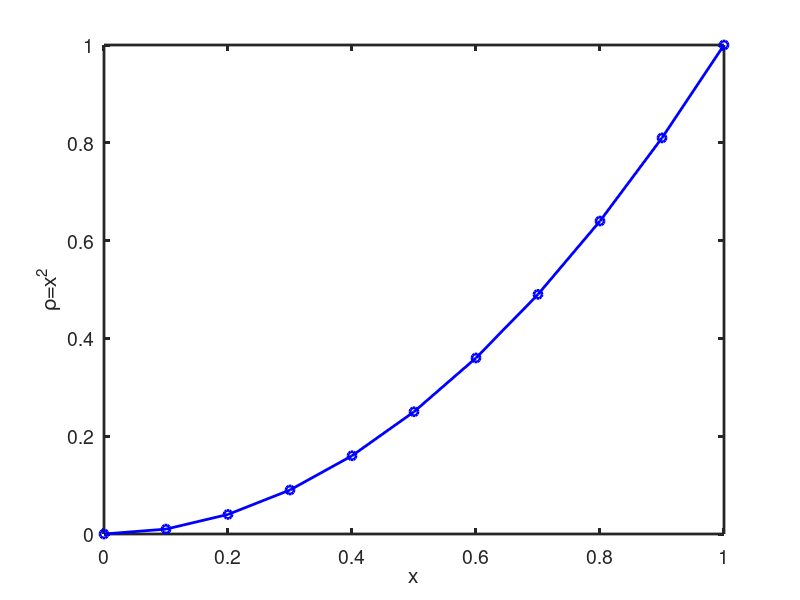
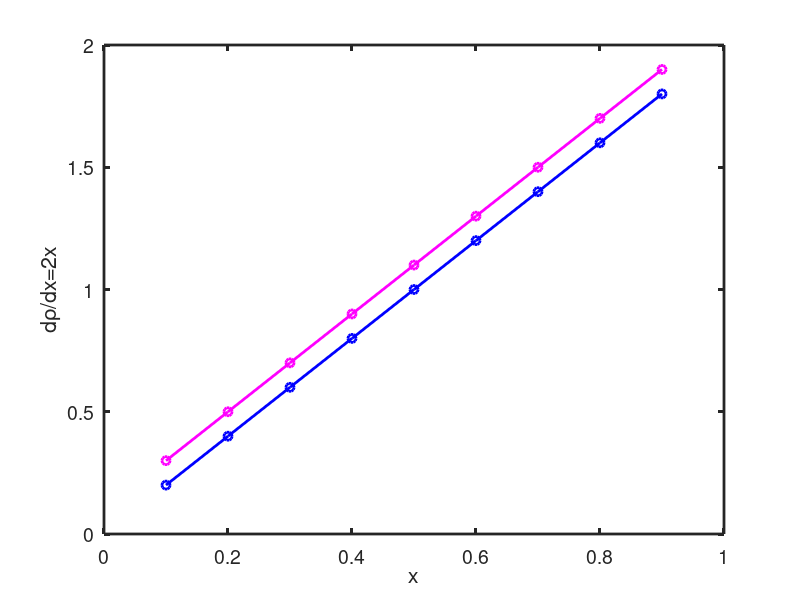

Reproduce these figures in MATLAB, in order.
%% Approximating derivative using first order numerical scheme.

clear all;
close all;

x = [0:0.1:1]';
y = x.^2;

n = length(x);

figure(1);
%plot(x, y, '-b', 'linewidth', 2);
plot(x, y, '-ob', 'linewidth', 2);
hold on;
xlabel('x');
ylabel('\rho=x^2');
set(gca, "linewidth", 2, "fontsize", 14)

% gradient
yp = 2*x; % Analytical expression

yp_n1 = zeros(size(y));

yp_n1(1, 1) = (y(2, 1) - y(1, 1)) / (x(2, 1) - x(1, 1));
yp_n1(n, 1) = (y(n, 1) - y(n-1, 1)) / (x(n, 1) - x(n-1, 1));

for i = 2 : length(y)-1
  yp_n1(i, 1) = (y(i+1, 1) - y(i, 1)) / (x(i+1, 1) - x(i, 1));
end

figure(2);
hold on;
plot(x(2:n-1), yp(2:n-1), '-ob', 'linewidth', 2);
plot(x(2:n-1), yp_n1(2:n-1), '-om', 'linewidth', 2);
hold on;
xlabel('x');
ylabel('d\rho/dx=2x');
box on;
set(gca, "linewidth", 2, "fontsize", 14)
hold off;
